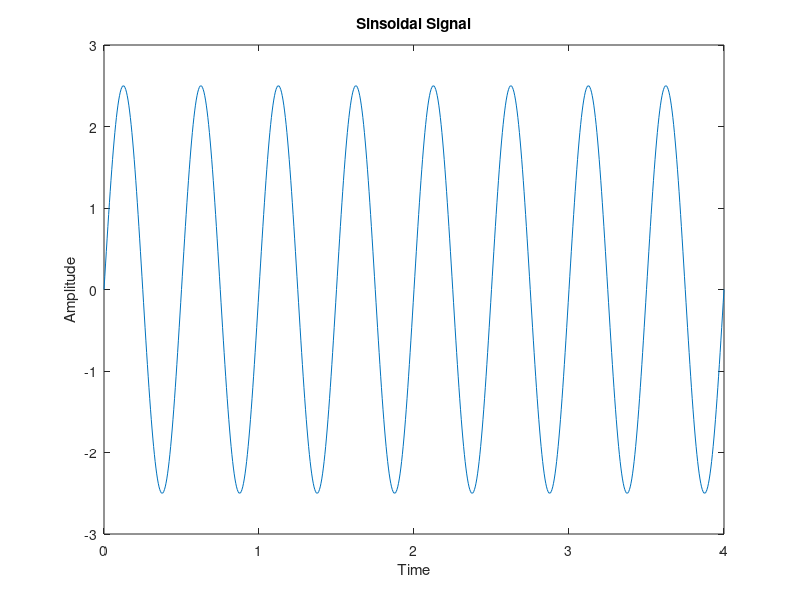

Reproduce this figure in MATLAB.
t = 0 : 0.005 :4 ;
signal = 2.5 * sin( 2 * 2 * pi  * t );
plot(t , signal );
xlabel("Time");
ylabel("Amplitude");
title("Sinsoidal Signal");
hold on ;
